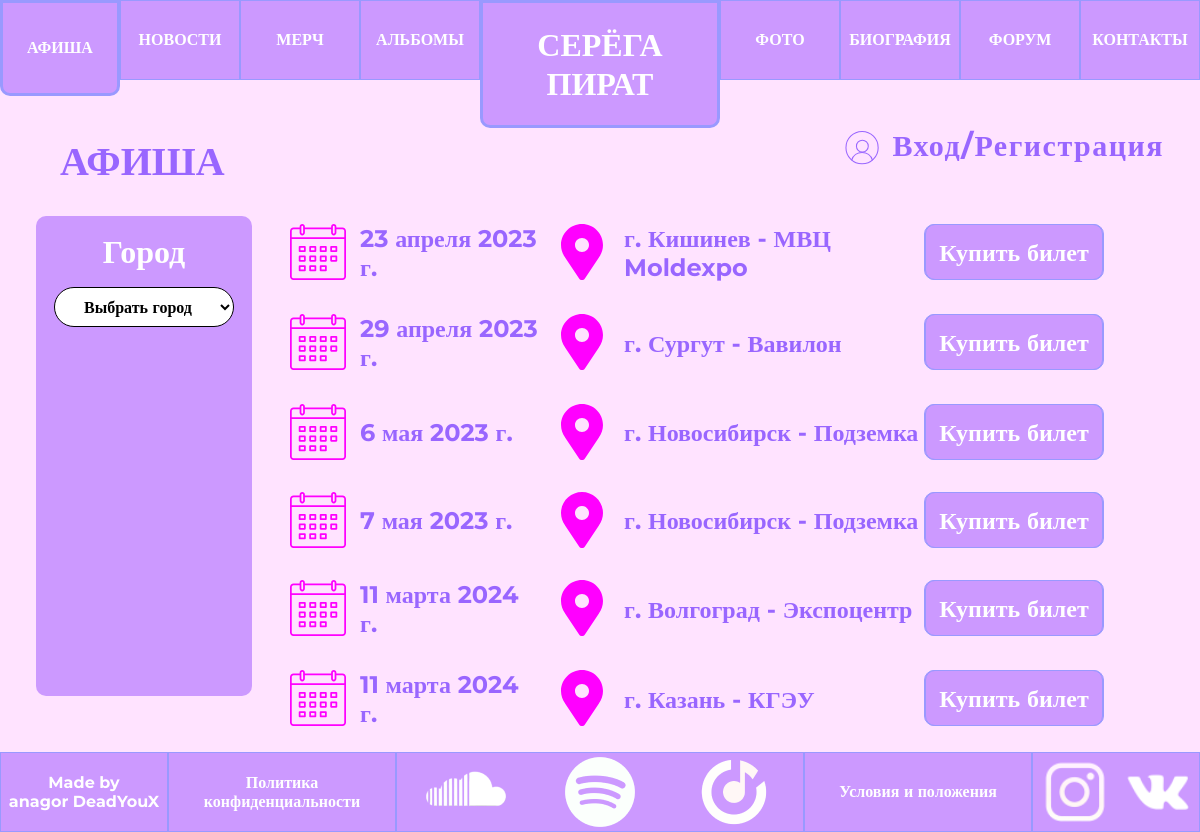
The page /poster/ on the database its author committed.
### poster/models.py (models this page shows, shortened)
class Poster(models.Model):
    city = models.CharField("Город", max_length=50)
    address = models.CharField("Адрес", max_length=100, blank=True)
    date = models.DateField("Дата проведения")
    class Meta:
        verbose_name="Концерт"
        verbose_name_plural="Концерты"

### poster/views.py (the view)
# urls.py: path('poster/', include('poster.urls')),
def poster(request):
    queryset = Poster.objects.order_by('id')
    data = {
        "title": 'Афиша',
        'showprofile': True,
        'now': 'poster',
        'poster': [[obj.id, obj.city, obj.address, obj.date] for obj in queryset],
        'city': set(obj.city for obj in queryset),
    }
    return render(request, 'poster/poster.html', data)

### poster/templates/poster/poster.html (shortened to what this page needs)
{% extends 'main/base.html' %}
{% load static %}
{% block h %}
<h3>АФИША</h3>
{% endblock %}
{% block main %}
<div class="albums_all">
    <div class="albums_points">
        <p>Город</p>
        <select id="yearDropdown">
            <option value="select">Выбрать город</option>
        </select>
    </div>
    <ul class="posters">
        {% for id, c, address, date in poster %}
            <li class="poster" data-year="{{ c }}">
                <img src="{% static 'poster/calendar.svg' %}" alt="calendar">
                <p id="date">{{ date }}</p>
                <img src="{% static 'poster/location.svg' %}" alt="location">
                <p id="city">г. {{ c }} - {{ address }}</p>
                <button><a href="{{id}}">Купить билет</a></button>
            </li>
        {% endfor %}
    </ul>
</div>
{% endblock %}

### main/static/main/css/style.css (style rules this page uses)
* { box-sizing: border-box; margin: 0; padding: 0; font-family: "Montserrat"; }
body { display: flex; flex-direction: column; height: 100dvh; background-color: #FFE3FF; }
h3 { position: fixed; padding-left: 5dvw; padding-top: 5dvh; font-size: 40px; font-weight: 700; line-height: 49px; letter-spacing: 0em; color: #9966FF; }
.albums_all { padding-top: 15dvh; display: flex; }
#yearDropdown { width: 15dvw; height: 5dvh; border-radius: 20px; background-color: #FFF; font-size: 16px; font-weight: 700; line-height: 20px; letter-spacing: 0em; color: #000; text-align: center; border: #000 solid 1px; }
#date { width: 15dvw; }
#city { width: 25dvw; }
.posters { display: flex; flex-direction: column; padding-bottom: 10dvh; width: 98dvw; padding-left: 20dvw; }

### rows shown on the page
Poster: poster "23 апреля 2023 г.", poster "Кишинев", poster "МВЦ Moldexpo"
Poster: poster "29 апреля 2023 г.", poster "Сургут", poster "Вавилон"
Poster: poster "6 мая 2023 г.", poster "Новосибирск", poster "Подземка"
Poster: poster "7 мая 2023 г.", poster "Новосибирск", poster "Подземка"
Poster: poster "11 марта 2024 г.", poster "Волгоград", poster "Экспоцентр"
Poster: poster "11 марта 2024 г.", poster "Казань", poster "КГЭУ"
